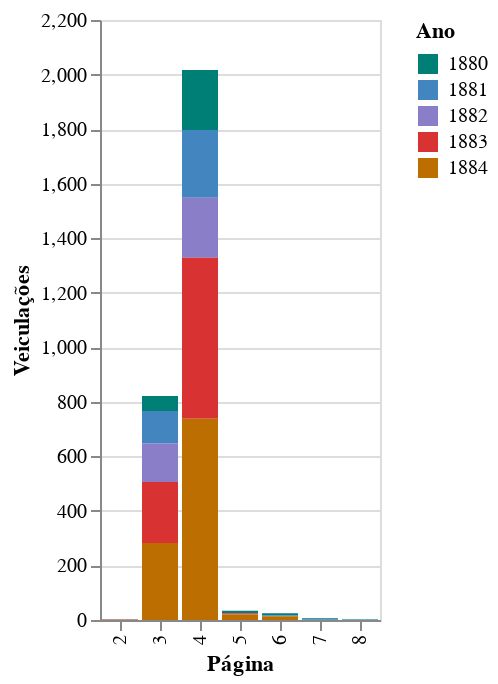

The cell this chart's notebook holds for it:
### Code cell
(alt.Chart(ad_edition_page).mark_bar().encode(
    x=alt.X('Página:O', title='Página'),
    y=alt.Y('count():Q', stack='zero', title='Veiculações'),
    color='Ano:N'
).transform_aggregate(
    count='count()',
    groupby=['Ano', 'Página']
).encode(
    x='Página:N',
    y=alt.Y('sum(count):Q', title="Veiculações"),
    color=alt.Color('Ano:N').scale(range=color_scale)
))

### Figure 1 — Vega-Lite specification as saved in the notebook (floating-point values rounded to 4 significant figures; data arrays with more than 128 entries replaced by an {"elided": "..."} marker saying what was removed)
{"config": {"view": {"continuousWidth": 300, "continuousHeight": 300}}, "data": {"name": "data-a3ccb5315eb817146194b1a0857dbb46"}, "mark": {"type": "bar"}, "encoding": {"color": {"field": "Ano", "scale": {"range": ["#007F77", "#4385BE", "#8B7EC8", "#D83232", "#BC6F00", "#6F6E69"]}, "type": "nominal"}, "x": {"field": "Página", "type": "nominal"}, "y": {"aggregate": "sum", "field": "count", "title": "Veiculações", "type": "quantitative"}}, "transform": [{"aggregate": [{"op": "count", "as": "count"}], "groupby": ["Ano", "Página"]}], "$schema": "https://vega.github.io/schema/vega-lite/v5.20.1.json", "datasets": {"data-a3ccb5315eb817146194b1a0857dbb46": {"elided": "2910 records"}}}
